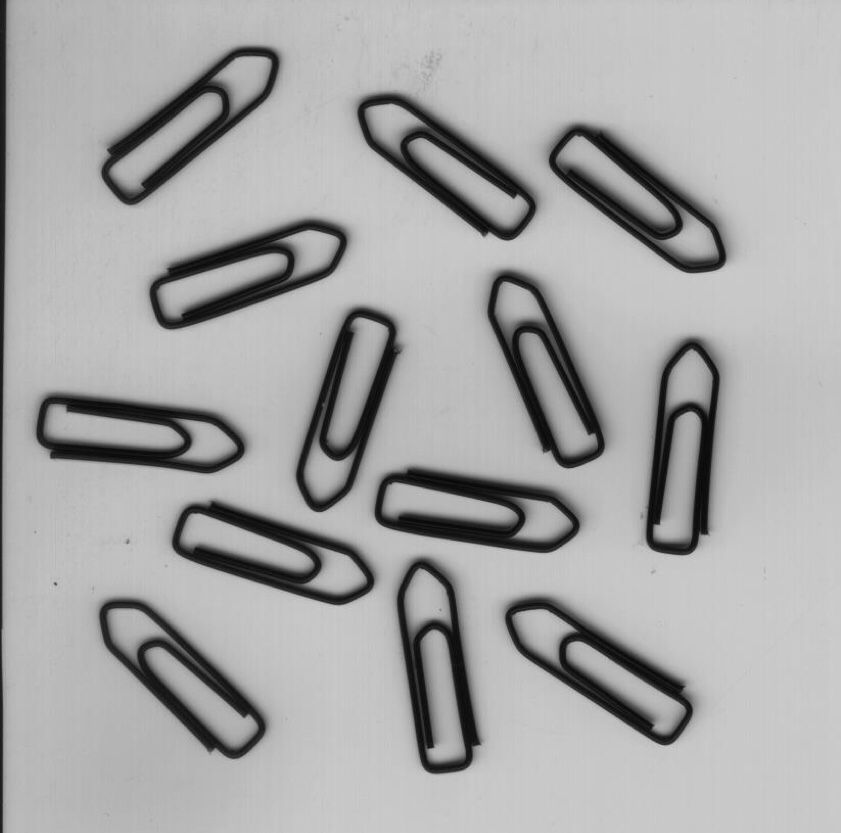
//> input picture 2020-10-16/clip.jpg, 841 x 833 px
$ ./shiyan4   (built with g++ and OpenCV 4)
//> lines starting //> are read from the running program, lines starting //| are printed output that depends on the picture; after the words box and inside, x2 and y2 are one past the last pixel; in counts of white or black regions, pixels touching at a corner belong together
#include<iostream>
#include<opencv2/opencv.hpp>
using namespace cv;
using namespace std;

int main()
{
	Mat srcMat = imread("clip.jpg", 0);
//> srcMat is the input picture: 833 rows x 841 cols, CV_8UC1; min 0, max 209, mean 166.5
	Mat binary;
	Mat stru;
	Mat open;
	Mat labels;
	Mat stats;
	Mat centroids;
	int num;

	threshold(srcMat, binary, 100, 255, THRESH_OTSU);
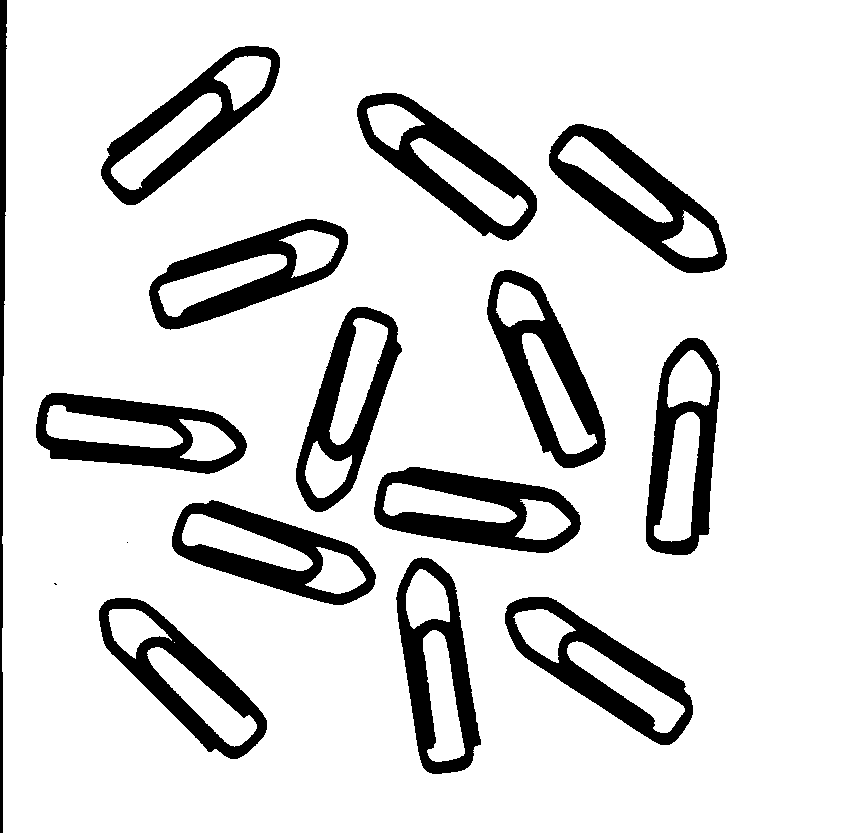
//> binary: 833 rows x 841 cols, CV_8UC1; 85.6% white; 16 black regions (2 under 20 px), largest, box (x1, y1, x2, y2) and area: (549, 124, 727, 273) 8235, (374, 467, 581, 553) 8160, (357, 93, 537, 241) 7825

	int height = binary.rows;//行数
//> height = 833
	int width = binary.cols;//列数
//> width = 841
	for (int j = 0; j < height; j++)
	{
		for (int i = 0; i < width; i++)
		{
			if (binary.at<uchar>(j, i) == 0)
				binary.at<uchar>(j, i) = 255;
			else
				binary.at<uchar>(j, i) = 0;
		}
	}

	stru = getStructuringElement(MORPH_RECT, Size(7, 7), Point(-1, -1));
	morphologyEx(binary, open, 2, stru, Point(-1, -1), 1);
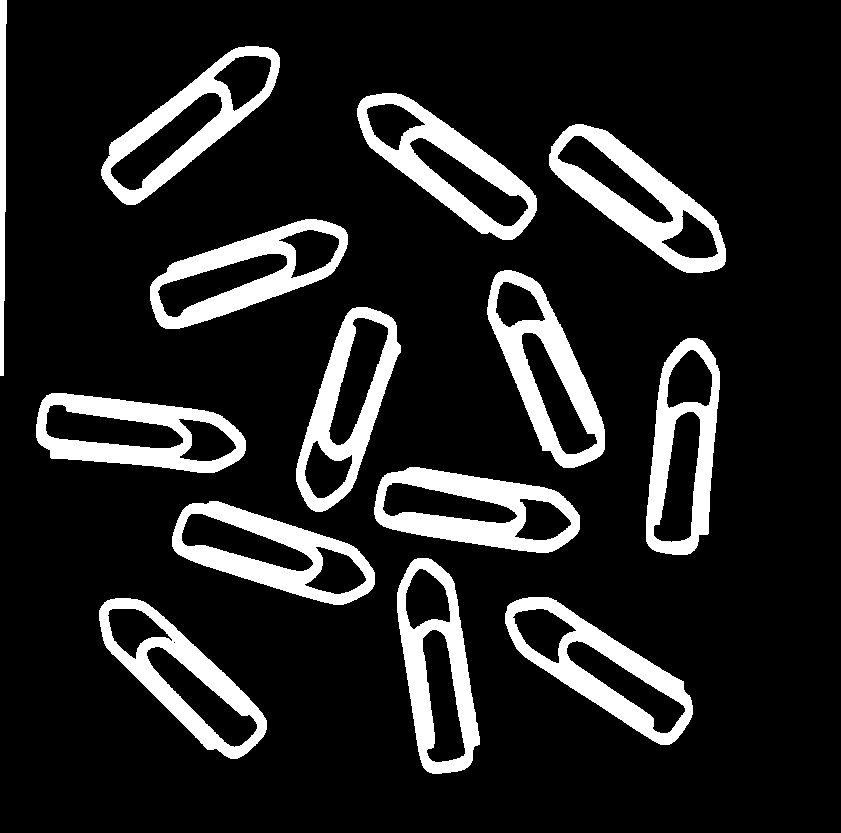
//> open: 833 rows x 841 cols, CV_8UC1; 14.2% white; 14 white regions, largest, box (x1, y1, x2, y2) and area: (549, 124, 726, 273) 8212, (374, 467, 580, 553) 8148, (357, 93, 537, 240) 7804

	num = connectedComponentsWithStats(open, labels, stats, centroids, 8, CV_32S);
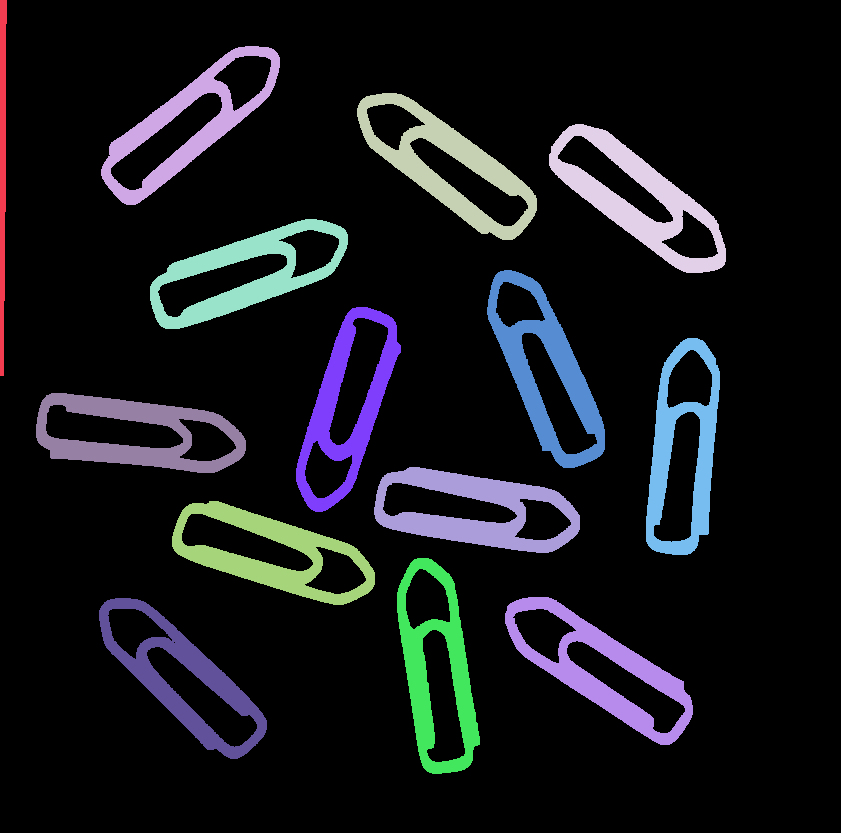
//> labels: 833 rows x 841 cols, CV_32SC1; 15 distinct labels, from 0 to 14; one colour per label, 0 black
//> num = 15; stats = 15 rows, first 6: [0, 0, 841, 833, 601294], [0, 0, 7, 376, 2041], [101, 46, 179, 159, 7045], [357, 93, 180, 147, 7804], [549, 124, 177, 149, 8212], [150, 219, 198, 110, 7425]; centroids = 15 rows, first 8: [424.2, 415.9], [2.29, 171.4], [187, 124.6], [447.1, 164.7], [637.2, 198.7], [245.3, 272.9], [545.7, 370.5], [346, 406.9]

	for (int i = 1; i < num; i++)
	{
		Rect rect;
		rect.x = stats.at<int>(i, 0);
		rect.y = stats.at<int>(i, 1);
		rect.width = stats.at<int>(i, 2);
		rect.height = stats.at<int>(i, 3);
		//删除外接四边形面积小于5000的连通域
		if (stats.at<int>(i, 4) < 5000)
		{
			rectangle(open, rect, CV_RGB(0, 0, 0), -1, 8, 0);
		}
	}
//> this loop made 14 passes
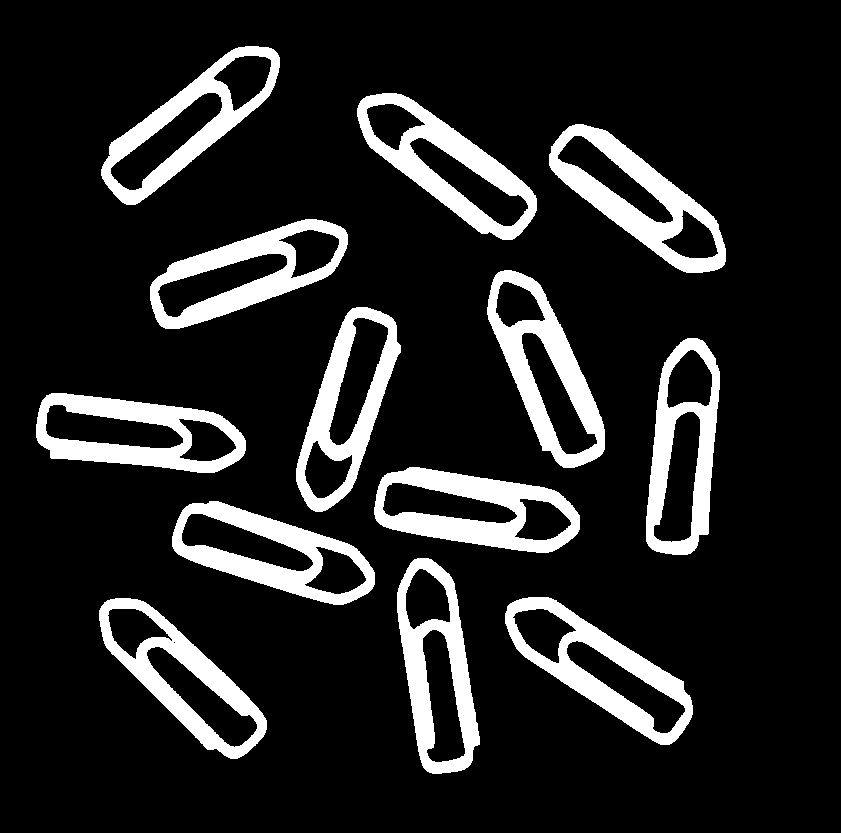
//> open: 833 rows x 841 cols, CV_8UC1; 13.9% white; 13 white regions, largest, box (x1, y1, x2, y2) and area: (549, 124, 726, 273) 8212, (374, 467, 580, 553) 8148, (357, 93, 537, 240) 7804

	num = connectedComponentsWithStats(open, labels, stats, centroids, 8, CV_32S);
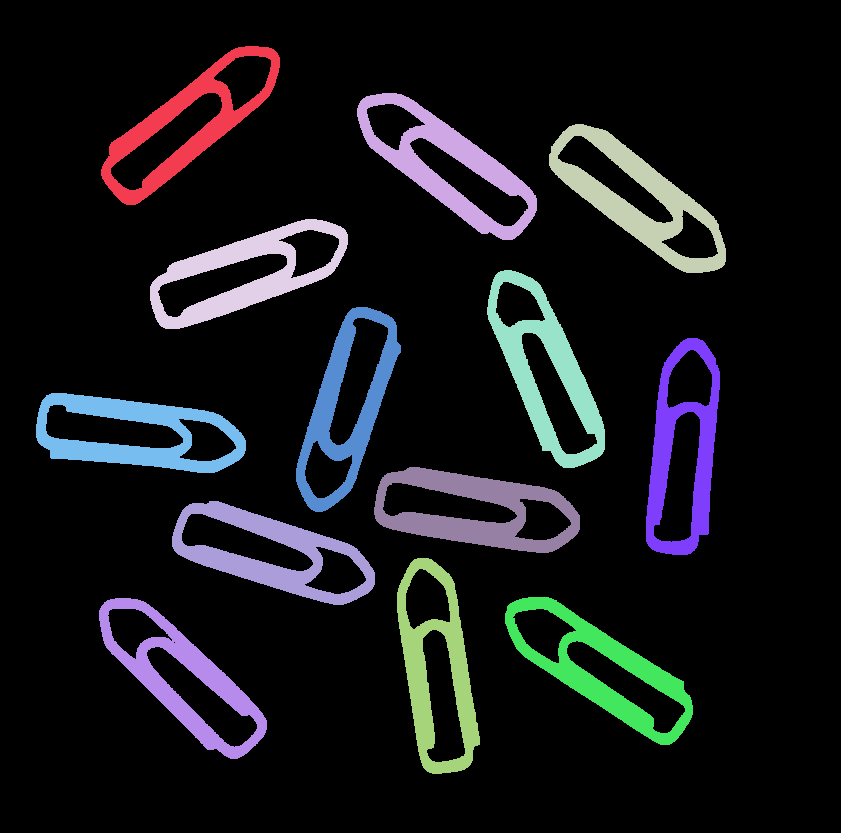
//> labels: 833 rows x 841 cols, CV_32SC1; 14 distinct labels, from 0 to 13; one colour per label, 0 black
//> num = 14; stats = 14 rows, first 6: [0, 0, 841, 833, 603335], [101, 46, 179, 159, 7045], [357, 93, 180, 147, 7804], [549, 124, 177, 149, 8212], [150, 219, 198, 110, 7425], [487, 270, 118, 198, 7760]; centroids = 14 rows, first 8: [422.8, 415.1], [187, 124.6], [447.1, 164.7], [637.2, 198.7], [245.3, 272.9], [545.7, 370.5], [346, 406.9], [682.6, 452]
	imshow("open", open);
	cout << "回形针的数量为" << num - 1 << endl;
//| 回形针的数量为13
	waitKey(0);
	return 0;
}
